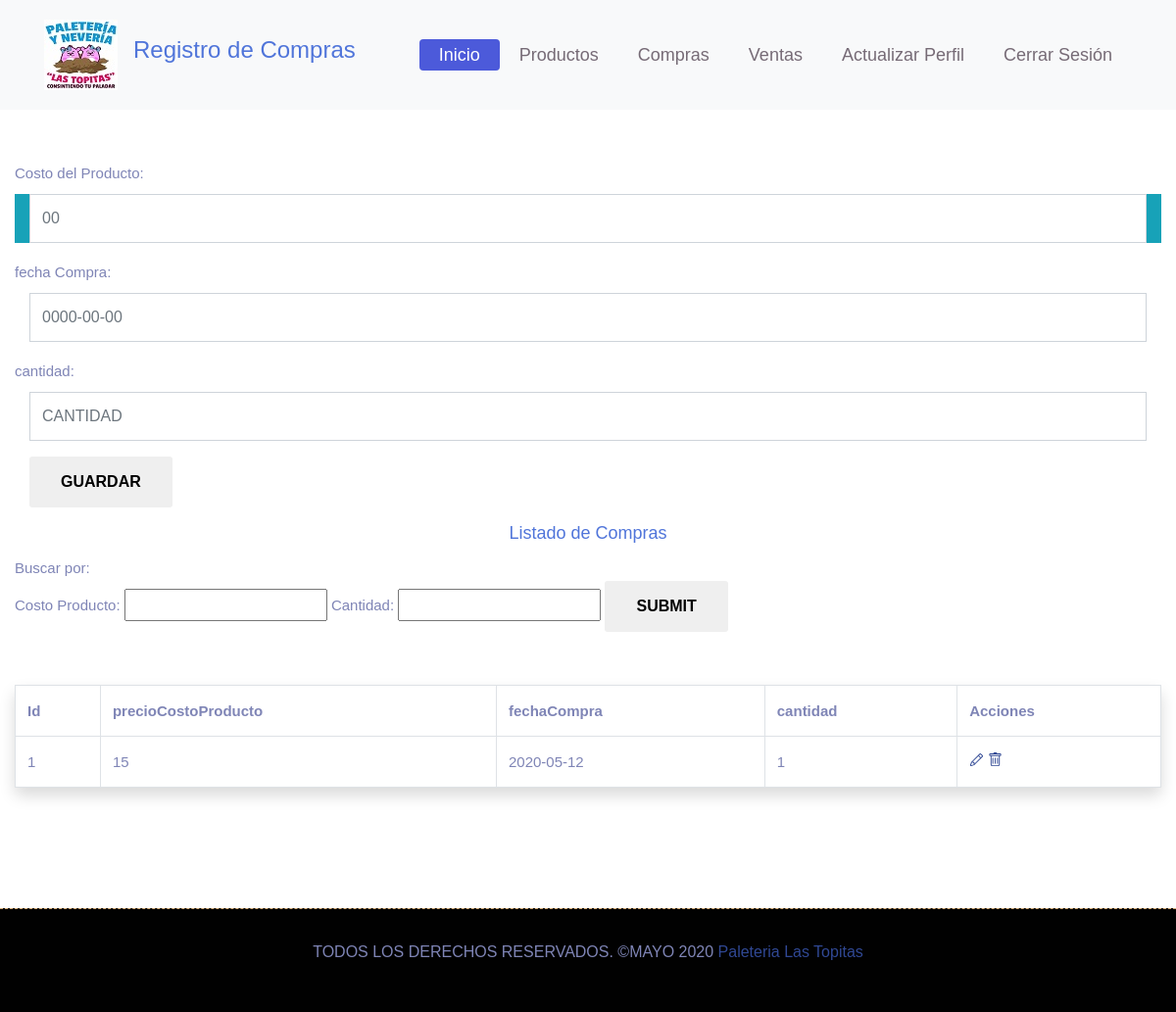
Page /compras.php (signed in) on the earlier database version.
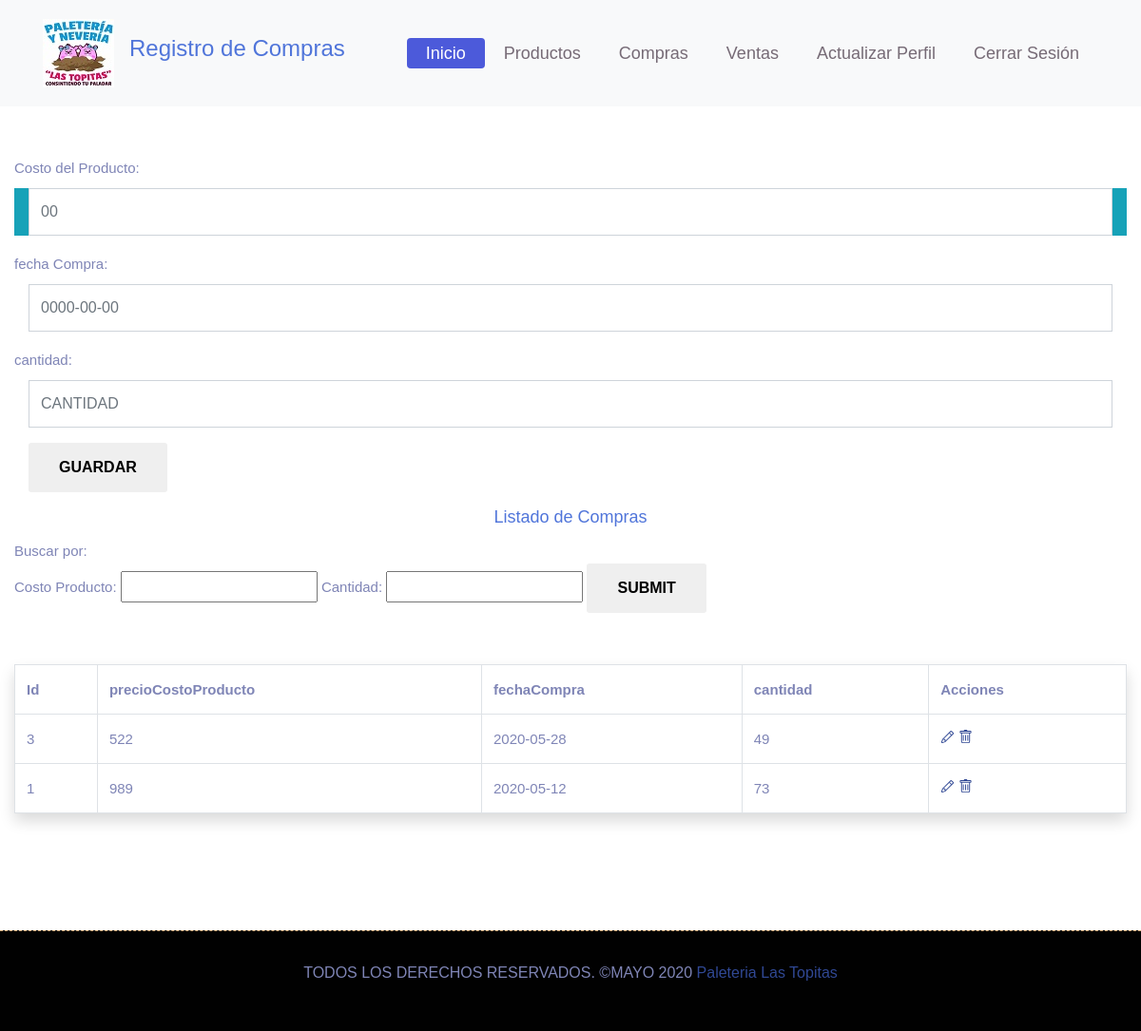
Same page on the later database version.
### tables this page shows
CREATE TABLE `compras` (
  `idcompras` int(11) NOT NULL,
  `precioCostoProducto` int(5) DEFAULT NULL,
  `fechaCompra` date DEFAULT NULL,
  `cantidad` int(5) DEFAULT NULL
);

### views/compras.view.php (the view, shortened to what the changed rows need)
<!DOCTYPE html>
<html lang="en">
<head>
    <link rel="stylesheet" href="../css/bootstrap.min.css">
    <link rel="stylesheet" href="../css/style.css">
	<link rel="stylesheet" href="../css/responsive.css">
</head>
<body>
<header class="top-navbar">
		<nav class="navbar navbar-expand-lg navbar-light bg-light">
			<div class="container">
        <div class="text-center ba">
  <h1 class="titPrin">Registro de Compras</h1>
</div>
			</div>
		</nav>
	</header>
  <br></br>
<br></br>
<br></br>
<div class="container-fluid ">
 <?php
include_once '../Cruds/Db.php';
if(isset($_POST['precioCostoProducto']) or isset($_POST['cantidad']))
    {
        $precioCostoProducto = $_POST['precioCostoProducto'];
        $cantidad = $_POST['cantidad'];
        if ($precioCostoProducto<>""){
            $precioCostoProducto= "'%" . $precioCostoProducto. "%'";
            $filtro= "SELECT idcompras,precioCostoProducto, fechaCompra, cantidad FROM compras where precioCostoProducto like " . $precioCostoProducto. "order by precioCostoProducto";
        }elseif($cantidad<>""){
            $cantidad= "'%" . $cantidad. "%'";
            $filtro= "SELECT idcompras,precioCostoProducto, fechaCompra, cantidad FROM compras where cantidad like " . $cantidad. "order by cantidad";
         }else{
            $filtro="SELECT idcompras,precioCostoProducto, fechaCompra, cantidad FROM compras order by precioCostoProducto";
        }
    }else{
        $filtro="SELECT idcompras,precioCostoProducto, fechaCompra, cantidad FROM compras order by precioCostoProducto";
    }
    $SQL = $MySQLiconn->query($filtro);
?>
<BR></BR>
 <table class="table table-hover table-bordered shadow p-3 mb-5 bg-white rounded">
   <tr class="tabTit">
       <th>Id</th>
       <th>precioCostoProducto</th>
       <th>fechaCompra</th>
       <th>cantidad</th>
       <th>Acciones</th>
    </tr>
   <?php
  while($row=$SQL->fetch_array())
   {
    ?>
       <tr class="tabCont">
         <td><?php echo $row['idcompras']; ?></td>
         <td><?php echo $row['precioCostoProducto']; ?></td>
         <td><?php echo $row['fechaCompra']; ?></td>
         <td><?php echo $row['cantidad']; ?></td>
         <td>
           <a href="?editar=<?php
            echo $row['idcompras'];
             ?>" onclick="return confirm('¿Deseas Editarlo ?'); ">
           </a>
           <a href="?eliminar=<?php echo $row['idcompras']; ?>" onclick="return confirm('¿Seguro deseas eliminarlo?'); ">
         </a>
       </td>
       </tr>
       <?php
   }
   ?>
 </table>
</div>
<br><br>
</body>
</html>

Differences in the rows shown:
added compras: idcompras "3", precioCostoProducto "522", fechaCompra "2020-05-28", cantidad "49"
changed compras id 1: precioCostoProducto "15" → "989"; cantidad "1" → "73"
